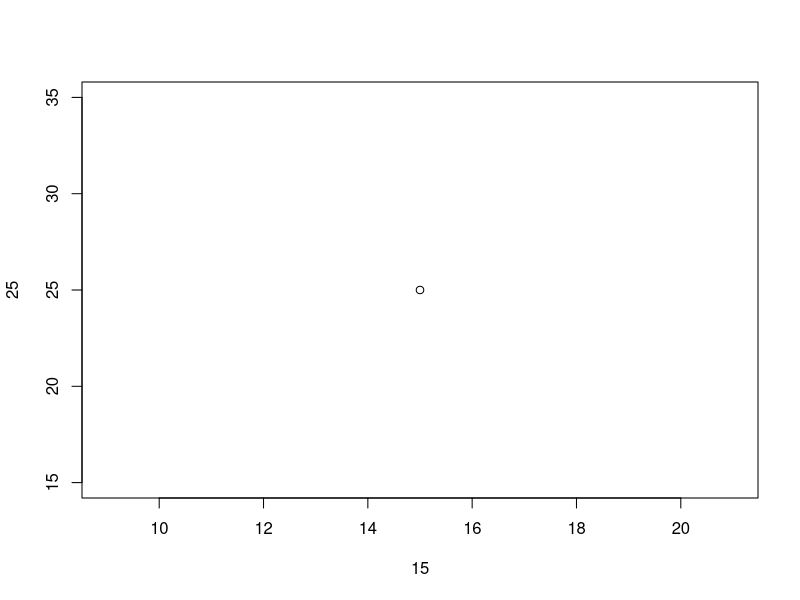
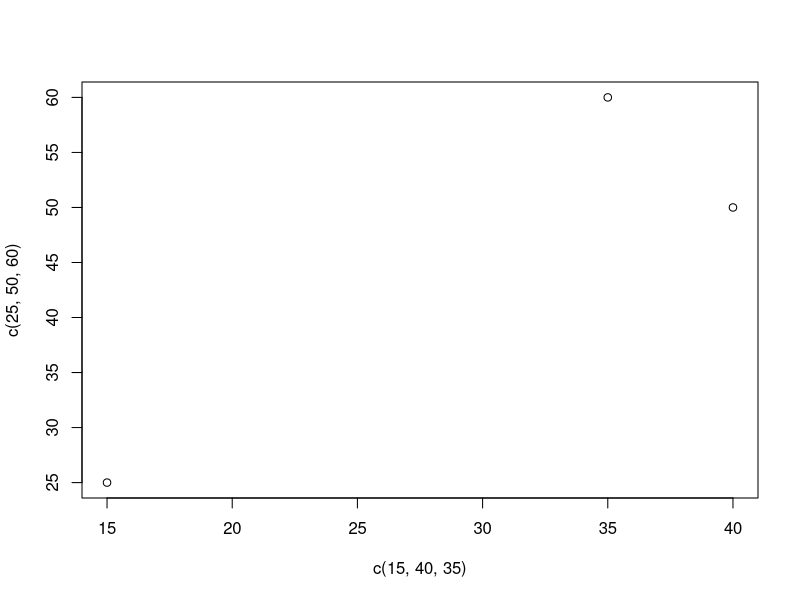
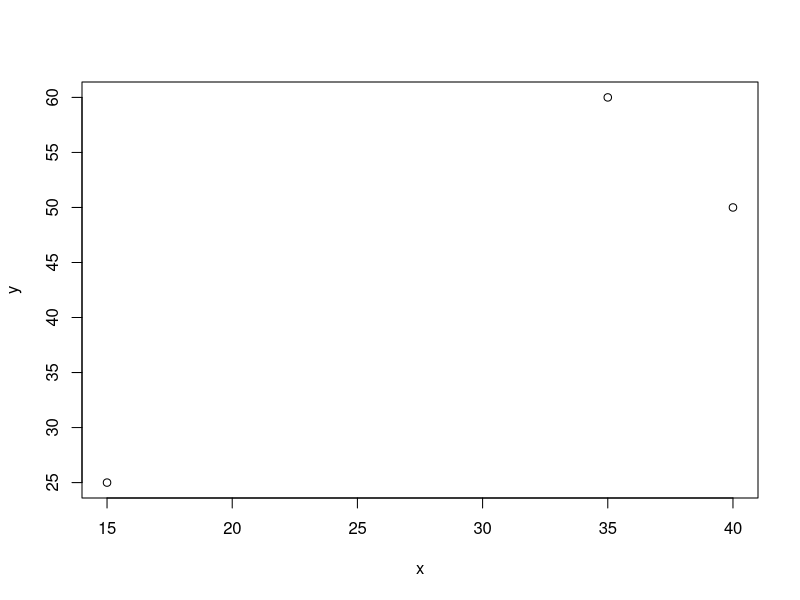
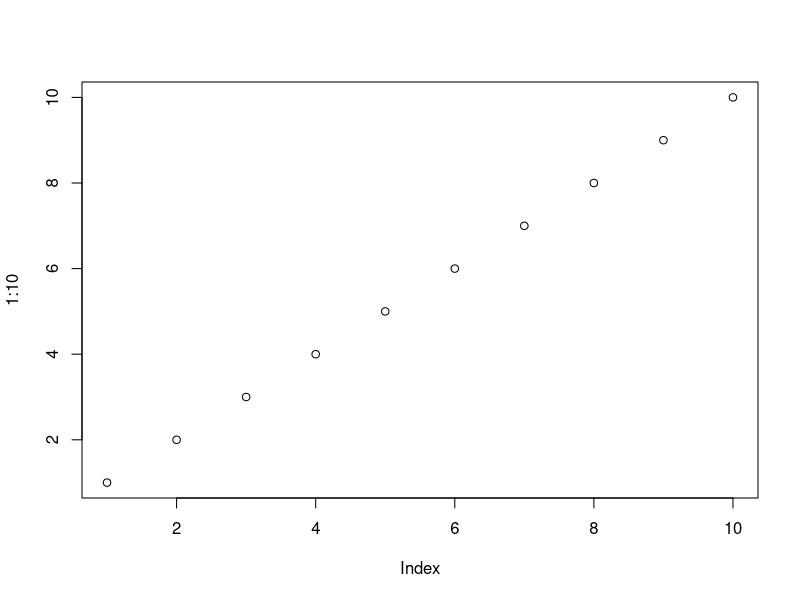
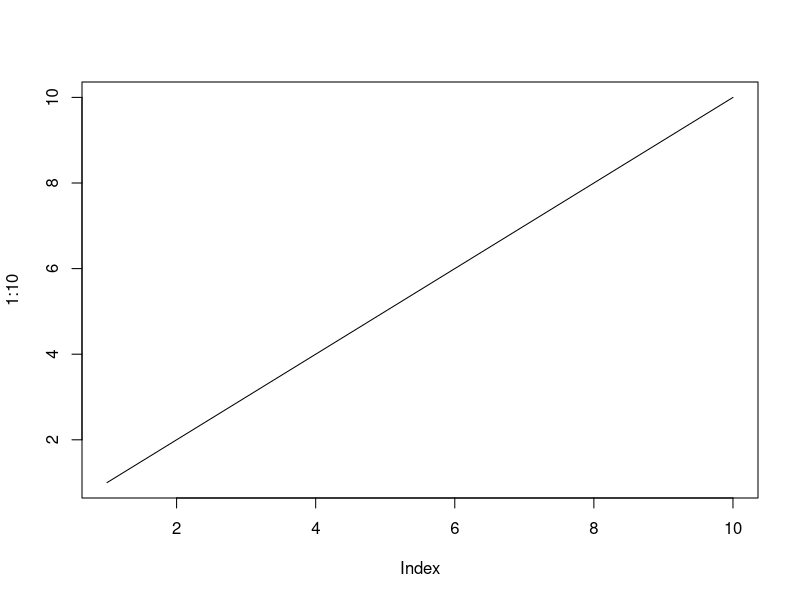

The R source for these figures, in order:
# The plot() function is used to draw points (also known as markers) in a diagram.
# The function takes parameters for specifying points in the diagram:
# - Parameter 1 specifies points on the x-axis.
# - Parameter 1 specifies points on the y-axis.

# To plot a single point you can just specify the co-ordinates of the point.

plot(15, 25)

# To plot multiple points use vectors.
# Make sure that you have the same number of points in both axes.

plot(c(15, 40, 35),c(25, 50, 60)) # Plots (15,25), (40,50) and (35,60)

# For better organisation, you can use variables.

x <- c(15, 40, 35)
y <- c(25, 50, 60)

plot(x,y)

# If you want to draw dots in a sequence on both axes use : operator.

plot(1:10)

# To draw a line, you can use the type parameter with the value "l".


plot(1:10, type = "l")
